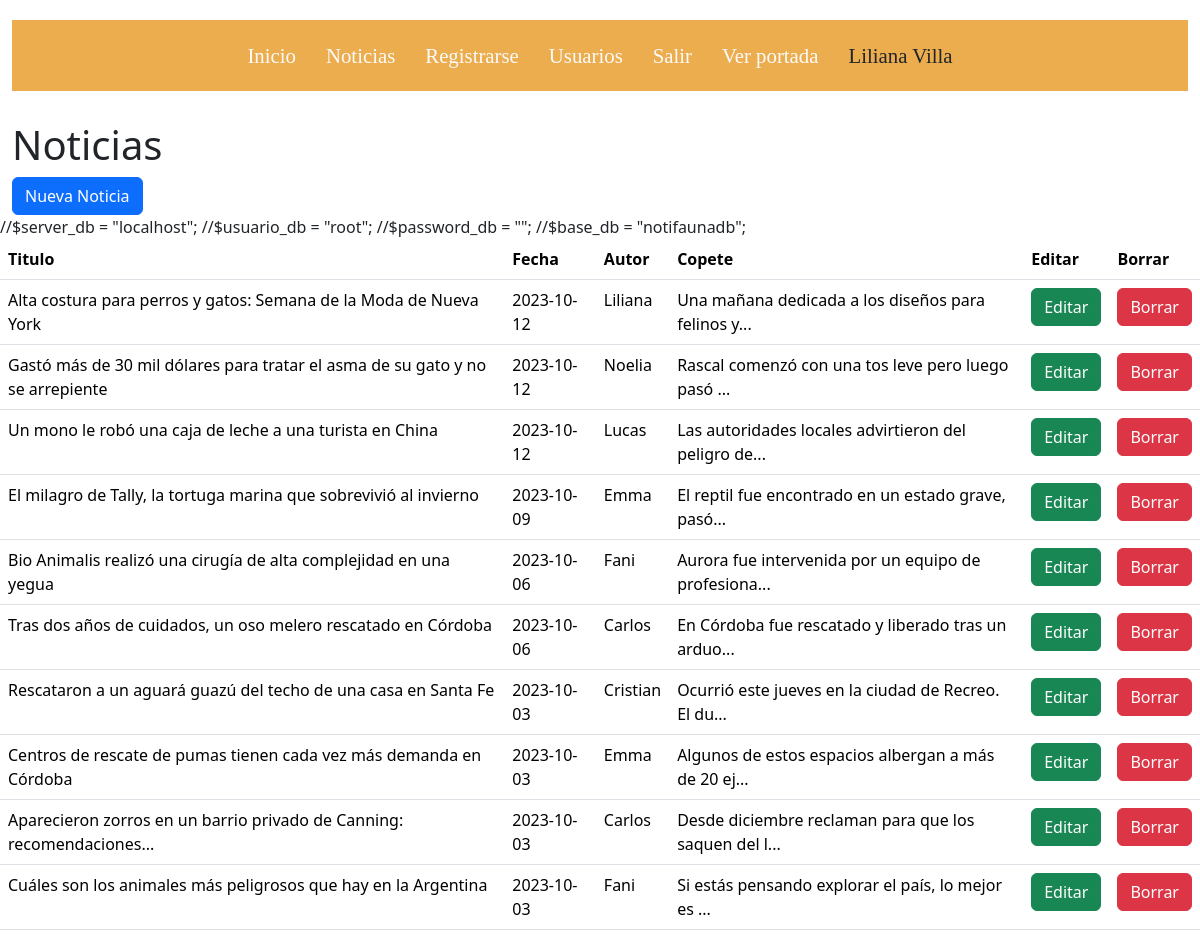
The page /admin/noticias.php (signed in) on the database its author committed.
### tables this page shows
CREATE TABLE `noticias` (
  `id_noticia` int(11) NOT NULL,
  `id_usuario` int(11) NOT NULL,
  `titulo` text NOT NULL,
  `copete` text NOT NULL,
  `cuerpo` text NOT NULL,
  `imagen` varchar(255) NOT NULL,
  `fecha` date NOT NULL,
  `categoria` varchar(30) NOT NULL,
  `autor` varchar(30) NOT NULL
);

### admin/noticias.php (the view, shortened to what this page needs)
<!DOCTYPE html>
<html lang="es">
<head>
    <link href="../lib/bootstrap-5.3.2/css/bootstrap.min.css" rel="stylesheet">
  <link rel="stylesheet" href="./CSS/styles.css">
</head>
<body>
    <div class="container-fluid">
        <?php require("menu.php"); ?>
        <h1>Noticias</h1>
        <a href="noticias_nueva.php" class="btn btn-primary">Nueva Noticia</a>
    </div>
    <table class="table">
        <tr>
            <th>Titulo</th>
            <th>Fecha</th>
            <th>Autor</th>
            <th>Copete</th>
            <th>Editar</th>
            <th>Borrar</th>
        </tr>
        <?php
        require("conexion.php");
        $conexion = mysqli_connect($server_db, $usuario_db, $password_db)
            or die("No se puede conectar con el servidor");
        mysqli_select_db($conexion, $base_db)
            or die("No se puede seleccionar la base de datos");
        $instruccion = "select * from noticias  order by fecha desc";
        $consulta = mysqli_query($conexion, $instruccion) or die("no puedo consultar");
        $nfilas = mysqli_num_rows($consulta);
        for ($i = 0; $i < $nfilas; $i++) {
            $resultado = mysqli_fetch_array($consulta);
            print('
            <tr>
    <td>' . trim($resultado['titulo']) . '</td>
    <td>' . $resultado['fecha'] . '</td>
    <td>' . $resultado['autor'] . '</td>
    <td>' . substr($resultado['copete'], 0, 50) . '...</td>
    <td><a href="noticias_editar.php?id_noticia=' . $resultado['id_noticia'] . '"class="btn btn-success">Editar</a></td>
    <td><a href="noticias_borrar.php?id_noticia=' . $resultado['id_noticia'] . '&imagen=' . $resultado['imagen'] . '" class="btn btn-danger" "onclick="return confirm(&quot; Desea eliminar &quot;)">Borrar</a></td>
</tr>
            ');
        }
        ?>
    </table>
</body>
</html>

### admin/menu.php (shortened to what this page needs)
<!DOCTYPE html>
<html lang="en">
<head>
    <link rel="stylesheet" href="./CSS/styles.css">
</head>
<body>
<ul class="nav-menu">
            <li class="nav-item">
                <a class="nav-link active" href="index.php">Inicio</a>
            </li>
            <li class="nav-item">
                <a class="nav-link" href="noticias.php">Noticias</a>
            </li>
            <li class="nav-item">
                <a class="nav-link" href="usuarios_nueva.php">Registrarse</a>
            </li>
            <li class="nav-item">
                <a class="nav-link" href="usuarios.php">Usuarios</a>
            </li>
            <li class="nav-item">
                <a class="nav-link" href="logout.php">Salir</a>
            </li>
            <li class="nav-item">
                <a class="nav-link" href="../index.php" target="_blank">Ver portada</a>
            </li>
            <li class="nav-item">
                <?php
                       print("<a class='nav-link disabled'>".$_SESSION['nombre']." ".$_SESSION['apellido']."</a>");
                ?>
            </li>
        </ul>
</body>
</html>

### admin/CSS/styles.css (style rules this page uses)
body { margin: 0; padding: 0; }
.nav-menu { margin-top: 20px; padding: 20px 20px; background-color: rgb(236, 173, 79); gap: 30px; margin-bottom: 30px; display: flex; justify-content: center; text-decoration: none; list-style: none; }
.nav-menu li a { color: #fcfaf9; font-family: 'Lucida Sans', 'Lucida Sans Regular', 'Lucida Grande', 'Lucida Sans'; font-size: 1.3em; }

### rows shown on the page
noticias: titulo "Alta costura para perros y gatos: Semana de la Moda de Nueva York", fecha "2023-10-12", autor "Liliana", copete "Una mañana dedicada a los diseños para felinos y"
noticias: titulo "Gastó más de 30 mil dólares para tratar el asma de su gato y no se arrepiente", fecha "2023-10-12", autor "Noelia", copete "Rascal comenzó con una tos leve pero luego pasó"
noticias: titulo "Un mono le robó una caja de leche a una turista en China", fecha "2023-10-12", autor "Lucas", copete "Las autoridades locales advirtieron del peligro de"
noticias: titulo "El milagro de Tally, la tortuga marina que sobrevivió al invierno", fecha "2023-10-09", autor "Emma", copete "El reptil fue encontrado en un estado grave, pasó"
noticias: titulo "Bio Animalis realizó una cirugía de alta complejidad en una yegua", fecha "2023-10-06", autor "Fani", copete "Aurora fue intervenida por un equipo de profesiona"
noticias: titulo "Tras dos años de cuidados, un oso melero rescatado en Córdoba", fecha "2023-10-06", autor "Carlos", copete "En Córdoba fue rescatado y liberado tras un arduo"
noticias: titulo "Rescataron a un aguará guazú del techo de una casa en Santa Fe", fecha "2023-10-03", autor "Cristian", copete "Ocurrió este jueves en la ciudad de Recreo. El du"
noticias: titulo "Centros de rescate de pumas tienen cada vez más demanda en Córdoba", fecha "2023-10-03", autor "Emma", copete "Algunos de estos espacios albergan a más de 20 ej"
noticias: titulo "Aparecieron zorros en un barrio privado de Canning: recomendaciones...", fecha "2023-10-03", autor "Carlos", copete "Desde diciembre reclaman para que los saquen del l"
noticias: titulo "Cuáles son los animales más peligrosos que hay en la Argentina", fecha "2023-10-03", autor "Fani", copete "Si estás pensando explorar el país, lo mejor es"

### other values the page prints
$_SESSION['nombre'] "Liliana"
$_SESSION['apellido'] "Villa"
